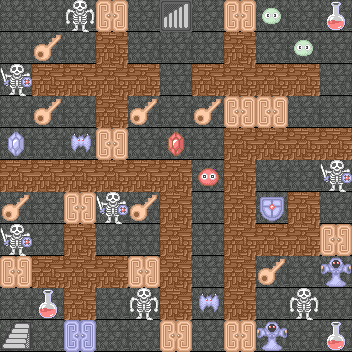

Below is a game level as drawn by its tile map, then a one-line description and the .tmx file that defines it, in full:
An orthogonal 11x11 tile map with 32x32 px tiles, 6 tile layers (floor, wall, door, stair, ...).

<map version="1.2" tiledversion="1.2.5" orientation="orthogonal" renderorder="right-down" width="11" height="11" tilewidth="32" tileheight="32" infinite="0" nextlayerid="12" nextobjectid="1">
 <tileset firstgid="1" name="element" tilewidth="32" tileheight="32" tilecount="96" columns="32">
  <image source="element.png" width="1024" height="96" />
 </tileset>
 <layer id="8" name="floor" width="11" height="11">
  <data encoding="csv">
96,96,96,96,96,96,96,96,96,96,96,
96,96,96,96,96,96,96,96,96,96,96,
96,96,96,96,96,96,96,96,96,96,96,
96,96,96,96,96,96,96,96,96,96,96,
96,96,96,96,96,96,96,96,96,96,96,
96,96,96,96,96,96,96,96,96,96,96,
96,96,96,96,96,96,96,96,96,96,96,
96,96,96,96,96,96,96,96,96,96,96,
96,96,96,96,96,96,96,96,96,96,96,
96,96,96,96,96,96,96,96,96,96,96,
96,96,96,96,96,96,96,96,96,96,96
</data>
 </layer>
 <layer id="1" name="wall" width="11" height="11">
  <data encoding="csv">
0,0,0,0,0,0,0,0,0,0,0,
0,0,0,52,0,0,0,52,0,0,0,
0,52,52,52,52,0,52,52,52,52,0,
0,0,0,52,0,0,0,0,0,0,0,
0,0,0,0,0,0,0,52,52,52,52,
52,52,52,52,52,52,0,52,0,0,0,
0,0,0,0,0,52,0,52,0,52,0,
0,0,52,0,0,52,0,52,52,52,0,
0,52,52,52,0,52,0,52,0,0,0,
0,0,52,0,0,52,0,52,0,0,0,
0,0,0,0,0,0,0,0,0,0,0
</data>
 </layer>
 <layer id="3" name="door" width="11" height="11">
  <data encoding="csv">
0,0,0,22,0,0,0,22,0,0,0,
0,0,0,0,0,0,0,0,0,0,0,
0,0,0,0,0,0,0,0,0,0,0,
0,0,0,0,0,0,0,22,22,0,0,
0,0,0,22,0,0,0,0,0,0,0,
0,0,0,0,0,0,0,0,0,0,0,
0,0,22,0,0,0,0,0,0,0,0,
0,0,0,0,0,0,0,0,0,0,22,
22,0,0,0,22,0,0,0,0,0,0,
0,0,0,0,0,0,0,0,0,0,0,
0,0,85,0,0,22,0,22,0,0,0
</data>
 </layer>
 <layer id="9" name="stair" width="11" height="11">
  <properties>
   <property name="location" value="99,16" />
  </properties>
  <data encoding="csv">
0,0,0,0,0,71,0,0,0,0,0,
0,0,0,0,0,0,0,0,0,0,0,
0,0,0,0,0,0,0,0,0,0,0,
0,0,0,0,0,0,0,0,0,0,0,
0,0,0,0,0,0,0,0,0,0,0,
0,0,0,0,0,0,0,0,0,0,0,
0,0,0,0,0,0,0,0,0,0,0,
0,0,0,0,0,0,0,0,0,0,0,
0,0,0,0,0,0,0,0,0,0,0,
0,0,0,0,0,0,0,0,0,0,0,
39,0,0,0,0,0,0,0,0,0,0
</data>
 </layer>
 <layer id="4" name="prop" width="11" height="11">
  <data encoding="csv">
0,0,0,0,0,0,0,0,0,0,73,
0,17,0,0,0,0,0,0,0,0,0,
0,0,0,0,0,0,0,0,0,0,0,
0,17,0,0,17,0,17,0,0,0,0,
72,0,0,0,0,9,0,0,0,0,0,
0,0,0,0,0,0,0,0,0,0,0,
17,0,0,0,17,0,0,0,79,0,0,
0,0,0,0,0,0,0,0,0,0,0,
0,0,0,0,0,0,0,0,17,0,0,
0,73,0,0,0,0,0,0,0,0,0,
0,0,0,0,0,0,0,0,0,0,73
</data>
 </layer>
 <layer id="5" name="monster" width="11" height="11">
  <data encoding="csv">
0,0,31,0,0,0,0,0,64,0,0,
0,0,0,0,0,0,0,0,0,64,0,
94,0,0,0,0,0,0,0,0,0,0,
0,0,0,0,0,0,0,0,0,0,0,
0,0,63,0,0,0,0,0,0,0,0,
0,0,0,0,0,0,95,0,0,0,94,
0,0,0,94,0,0,0,0,0,0,0,
94,0,0,0,0,0,0,0,0,0,0,
0,0,0,0,0,0,0,0,0,0,32,
0,0,0,0,31,0,63,0,0,31,0,
0,0,0,0,0,0,0,0,32,0,0
</data>
 </layer>
</map>
